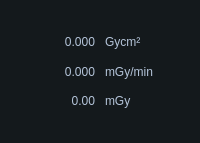
         <widget class="QWidget" name="widget_6" native="true">
          <property name="sizePolicy">
           <sizepolicy hsizetype="Preferred" vsizetype="Fixed">
            <horstretch>0</horstretch>
            <verstretch>0</verstretch>
           </sizepolicy>
          </property>
          <property name="minimumSize">
           <size>
            <width>0</width>
            <height>143</height>
           </size>
          </property>
          <property name="maximumSize">
           <size>
            <width>16777215</width>
            <height>143</height>
           </size>
          </property>
          <property name="styleSheet">
           <string notr="true">QWidget
{
background:#14191C;
}</string>
          </property>
          <layout class="QVBoxLayout" name="verticalLayout_3">
           <property name="spacing">
            <number>5</number>
           </property>
           <property name="leftMargin">
            <number>9</number>
           </property>
           <property name="topMargin">
            <number>30</number>
           </property>
           <property name="rightMargin">
            <number>9</number>
           </property>
           <property name="bottomMargin">
            <number>30</number>
           </property>
           <item>
            <layout class="QHBoxLayout" name="horizontalLayout_7">
             <property name="spacing">
              <number>10</number>
             </property>
             <property name="leftMargin">
              <number>0</number>
             </property>
             <property name="topMargin">
              <number>0</number>
             </property>
             <item alignment="Qt::AlignRight|Qt::AlignVCenter">
              <widget class="QLabel" name="gycmValue">
               <property name="styleSheet">
                <string notr="true">QLabel
{
font: 18px &quot;Microsoft YaHei&quot;;
color:rgba(180,196,217,1);
}</string>
               </property>
               <property name="text">
                <string>0.000</string>
               </property>
               <property name="alignment">
                <set>Qt::AlignRight|Qt::AlignTrailing|Qt::AlignVCenter</set>
               </property>
              </widget>
             </item>
             <item>
              <widget class="QLabel" name="gycmLab">
               <property name="styleSheet">
                <string notr="true">QLabel
{
font: 14px &quot;Microsoft YaHei&quot;;
color:rgba(180,196,217,1);
}</string>
               </property>
               <property name="text">
                <string>Gycm²</string>
               </property>
              </widget>
             </item>
            </layout>
           </item>
           <item>
            <layout class="QHBoxLayout" name="horizontalLayout_8">
             <property name="spacing">
              <number>10</number>
             </property>
             <property name="leftMargin">
              <number>0</number>
             </property>
             <property name="topMargin">
              <number>0</number>
             </property>
             <item alignment="Qt::AlignRight">
              <widget class="QLabel" name="mgyperValue">
               <property name="styleSheet">
                <string notr="true">QLabel
{
font: 18px &quot;Microsoft YaHei&quot;;
color:rgba(180,196,217,1);
}</string>
               </property>
               <property name="text">
                <string>0.000</string>
               </property>
               <property name="alignment">
                <set>Qt::AlignRight|Qt::AlignTrailing|Qt::AlignVCenter</set>
               </property>
              </widget>
             </item>
             <item>
              <widget class="QLabel" name="mgyminLab">
               <property name="styleSheet">
                <string notr="true">QLabel
{
font: 14px &quot;Microsoft YaHei&quot;;
color:rgba(180,196,217,1);
}</string>
               </property>
               <property name="text">
                <string>mGy/min</string>
               </property>
              </widget>
             </item>
            </layout>
           </item>
           <item>
            <layout class="QHBoxLayout" name="horizontalLayout_9">
             <property name="spacing">
              <number>10</number>
             </property>
             <property name="leftMargin">
              <number>0</number>
             </property>
             <property name="topMargin">
              <number>0</number>
             </property>
             <item alignment="Qt::AlignRight">
              <widget class="QLabel" name="mgyValue">
               <property name="styleSheet">
                <string notr="true">QLabel
{
font: 18px &quot;Microsoft YaHei&quot;;
color:rgba(180,196,217,1);
}</string>
               </property>
               <property name="text">
                <string>0.00</string>
               </property>
               <property name="alignment">
                <set>Qt::AlignRight|Qt::AlignTrailing|Qt::AlignVCenter</set>
               </property>
              </widget>
             </item>
             <item>
              <widget class="QLabel" name="mgyLab">
               <property name="styleSheet">
                <string notr="true">QLabel
{
font: 14px &quot;Microsoft YaHei&quot;;
color:rgba(180,196,217,1);
}</string>
               </property>
               <property name="text">
                <string>mGy</string>
               </property>
              </widget>
             </item>
            </layout>
           </item>
          </layout>
         </widget>
